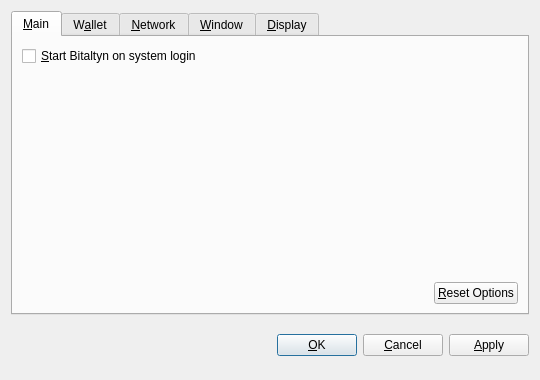
<?xml version="1.0" encoding="UTF-8"?>
<ui version="4.0">
 <class>OptionsDialog</class>
 <widget class="QDialog" name="OptionsDialog">
  <property name="geometry">
   <rect>
    <x>0</x>
    <y>0</y>
    <width>540</width>
    <height>380</height>
   </rect>
  </property>
  <property name="windowTitle">
   <string>Options</string>
  </property>
  <property name="modal">
   <bool>true</bool>
  </property>
  <layout class="QVBoxLayout" name="verticalLayout">
   <item>
    <widget class="QTabWidget" name="tabWidget">
     <property name="tabPosition">
      <enum>QTabWidget::North</enum>
     </property>
     <property name="currentIndex">
      <number>0</number>
     </property>
     <widget class="QWidget" name="tabMain">
      <attribute name="title">
       <string>&amp;Main</string>
      </attribute>
      <layout class="QVBoxLayout" name="verticalLayout_Main">
       <item>
        <widget class="QCheckBox" name="bitcoinAtStartup">
         <property name="toolTip">
          <string>Automatically start Bitaltyn after logging in to the system.</string>
         </property>
         <property name="text">
          <string>&amp;Start Bitaltyn on system login</string>
         </property>
        </widget>
       </item>
       <item>
        <spacer name="verticalSpacer_Main">
         <property name="orientation">
          <enum>Qt::Vertical</enum>
         </property>
         <property name="sizeHint" stdset="0">
          <size>
           <width>20</width>
           <height>40</height>
          </size>
         </property>
        </spacer>
       </item>
       <item>
        <layout class="QHBoxLayout" name="horizontalLayout_2_Main">
         <item>
          <spacer name="horizontalSpacer_2_Main">
           <property name="orientation">
            <enum>Qt::Horizontal</enum>
           </property>
           <property name="sizeHint" stdset="0">
            <size>
             <width>40</width>
             <height>20</height>
            </size>
           </property>
          </spacer>
         </item>
         <item>
          <widget class="QPushButton" name="resetButton">
           <property name="toolTip">
            <string>Reset all client options to default.</string>
           </property>
           <property name="text">
            <string>&amp;Reset Options</string>
           </property>
           <property name="autoDefault">
            <bool>false</bool>
           </property>
          </widget>
         </item>
        </layout>
       </item>
      </layout>
     </widget>
     <widget class="QWidget" name="tabWallet">
      <attribute name="title">
       <string>W&amp;allet</string>
      </attribute>
      <layout class="QVBoxLayout" name="verticalLayout_Network">
       <item>
        <widget class="QLabel" name="transactionFeeInfoLabel">
         <property name="text">
          <string>Optional transaction fee per kB that helps make sure your transactions are processed quickly. Most transactions are 1 kB.</string>
         </property>
         <property name="textFormat">
          <enum>Qt::PlainText</enum>
         </property>
         <property name="wordWrap">
          <bool>true</bool>
         </property>
        </widget>
       </item>
       <item>
        <layout class="QHBoxLayout" name="horizontalLayout_1_Main">
         <item>
          <widget class="QLabel" name="transactionFeeLabel">
           <property name="text">
            <string>Pay transaction &amp;fee</string>
           </property>
           <property name="textFormat">
            <enum>Qt::PlainText</enum>
           </property>
           <property name="buddy">
            <cstring>transactionFee</cstring>
           </property>
          </widget>
         </item>
         <item>
          <widget class="BitcoinAmountField" name="transactionFee"/>
         </item>
         <item>
          <spacer name="horizontalSpacer_1_Main">
           <property name="orientation">
            <enum>Qt::Horizontal</enum>
           </property>
           <property name="sizeHint" stdset="0">
            <size>
             <width>40</width>
             <height>20</height>
            </size>
           </property>
          </spacer>
         </item>
        </layout>
       </item>
       <item>
        <widget class="QLabel" name="label">
         <property name="text">
          <string>If you disable the spending of unconfirmed change, the change from a transaction cannot be used until that transaction has at least one confirmation. This also affects how your balance is computed.</string>
         </property>
         <property name="wordWrap">
          <bool>true</bool>
         </property>
        </widget>
       </item>
       <item>
        <widget class="QCheckBox" name="spendZeroConfChange">
         <property name="text">
          <string>Spend unconfirmed change  (experts only)</string>
         </property>
        </widget>
       </item>
       <item>
        <spacer name="verticalSpacer">
         <property name="orientation">
          <enum>Qt::Vertical</enum>
         </property>
         <property name="sizeHint" stdset="0">
          <size>
           <width>20</width>
           <height>40</height>
          </size>
         </property>
        </spacer>
       </item>
      </layout>
     </widget>
     <widget class="QWidget" name="tabNetwork">
      <attribute name="title">
       <string>&amp;Network</string>
      </attribute>
      <layout class="QVBoxLayout" name="verticalLayout_Network">
       <item>
        <widget class="QCheckBox" name="mapPortUpnp">
         <property name="toolTip">
          <string>Automatically open the Bitaltyn client port on the router. This only works when your router supports UPnP and it is enabled.</string>
         </property>
         <property name="text">
          <string>Map port using &amp;UPnP</string>
         </property>
        </widget>
       </item>
       <item>
        <widget class="QCheckBox" name="connectSocks">
         <property name="toolTip">
          <string>Connect to the Bitaltyn network through a SOCKS proxy (e.g. when connecting through Tor).</string>
         </property>
         <property name="text">
          <string>&amp;Connect through SOCKS proxy:</string>
         </property>
        </widget>
       </item>
       <item>
        <layout class="QHBoxLayout" name="horizontalLayout_Network">
         <item>
          <widget class="QLabel" name="proxyIpLabel">
           <property name="text">
            <string>Proxy &amp;IP:</string>
           </property>
           <property name="textFormat">
            <enum>Qt::PlainText</enum>
           </property>
           <property name="buddy">
            <cstring>proxyIp</cstring>
           </property>
          </widget>
         </item>
         <item>
          <widget class="QValidatedLineEdit" name="proxyIp">
           <property name="maximumSize">
            <size>
             <width>140</width>
             <height>16777215</height>
            </size>
           </property>
           <property name="toolTip">
            <string>IP address of the proxy (e.g. 127.0.0.1)</string>
           </property>
          </widget>
         </item>
         <item>
          <widget class="QLabel" name="proxyPortLabel">
           <property name="text">
            <string>&amp;Port:</string>
           </property>
           <property name="textFormat">
            <enum>Qt::PlainText</enum>
           </property>
           <property name="buddy">
            <cstring>proxyPort</cstring>
           </property>
          </widget>
         </item>
         <item>
          <widget class="QLineEdit" name="proxyPort">
           <property name="maximumSize">
            <size>
             <width>55</width>
             <height>16777215</height>
            </size>
           </property>
           <property name="toolTip">
            <string>Port of the proxy (e.g. 9050)</string>
           </property>
          </widget>
         </item>
         <item>
          <widget class="QLabel" name="socksVersionLabel">
           <property name="text">
            <string>SOCKS &amp;Version:</string>
           </property>
           <property name="textFormat">
            <enum>Qt::PlainText</enum>
           </property>
           <property name="buddy">
            <cstring>socksVersion</cstring>
           </property>
          </widget>
         </item>
         <item>
          <widget class="QValueComboBox" name="socksVersion">
           <property name="toolTip">
            <string>SOCKS version of the proxy (e.g. 5)</string>
           </property>
          </widget>
         </item>
         <item>
          <spacer name="horizontalSpacer_Network">
           <property name="orientation">
            <enum>Qt::Horizontal</enum>
           </property>
           <property name="sizeHint" stdset="0">
            <size>
             <width>40</width>
             <height>20</height>
            </size>
           </property>
          </spacer>
         </item>
        </layout>
       </item>
       <item>
        <spacer name="verticalSpacer_Network">
         <property name="orientation">
          <enum>Qt::Vertical</enum>
         </property>
         <property name="sizeHint" stdset="0">
          <size>
           <width>20</width>
           <height>40</height>
          </size>
         </property>
        </spacer>
       </item>
      </layout>
     </widget>
     <widget class="QWidget" name="tabWindow">
      <attribute name="title">
       <string>&amp;Window</string>
      </attribute>
      <layout class="QVBoxLayout" name="verticalLayout_Window">
       <item>
        <widget class="QCheckBox" name="minimizeToTray">
         <property name="toolTip">
          <string>Show only a tray icon after minimizing the window.</string>
         </property>
         <property name="text">
          <string>&amp;Minimize to the tray instead of the taskbar</string>
         </property>
        </widget>
       </item>
       <item>
        <widget class="QCheckBox" name="minimizeOnClose">
         <property name="toolTip">
          <string>Minimize instead of exit the application when the window is closed. When this option is enabled, the application will be closed only after selecting Quit in the menu.</string>
         </property>
         <property name="text">
          <string>M&amp;inimize on close</string>
         </property>
        </widget>
       </item>
       <item>
        <spacer name="verticalSpacer_Window">
         <property name="orientation">
          <enum>Qt::Vertical</enum>
         </property>
         <property name="sizeHint" stdset="0">
          <size>
           <width>20</width>
           <height>40</height>
          </size>
         </property>
        </spacer>
       </item>
      </layout>
     </widget>
     <widget class="QWidget" name="tabDisplay">
      <attribute name="title">
       <string>&amp;Display</string>
      </attribute>
      <layout class="QVBoxLayout" name="verticalLayout_Display">
       <item>
        <layout class="QHBoxLayout" name="horizontalLayout_1_Display">
         <item>
          <widget class="QLabel" name="langLabel">
           <property name="text">
            <string>User Interface &amp;language:</string>
           </property>
           <property name="textFormat">
            <enum>Qt::PlainText</enum>
           </property>
           <property name="buddy">
            <cstring>lang</cstring>
           </property>
          </widget>
         </item>
         <item>
          <widget class="QValueComboBox" name="lang">
           <property name="toolTip">
            <string>The user interface language can be set here. This setting will take effect after restarting Bitaltyn.</string>
           </property>
          </widget>
         </item>
        </layout>
       </item>
       <item>
        <layout class="QHBoxLayout" name="horizontalLayout_2_Display">
         <item>
          <widget class="QLabel" name="unitLabel">
           <property name="text">
            <string>&amp;Unit to show amounts in:</string>
           </property>
           <property name="textFormat">
            <enum>Qt::PlainText</enum>
           </property>
           <property name="buddy">
            <cstring>unit</cstring>
           </property>
          </widget>
         </item>
         <item>
          <widget class="QValueComboBox" name="unit">
           <property name="toolTip">
            <string>Choose the default subdivision unit to show in the interface and when sending coins.</string>
           </property>
          </widget>
         </item>
        </layout>
       </item>
       <item>
        <widget class="QCheckBox" name="displayAddresses">
         <property name="toolTip">
          <string>Whether to show Bitaltyn addresses in the transaction list or not.</string>
         </property>
         <property name="text">
          <string>&amp;Display addresses in transaction list</string>
         </property>
        </widget>
       </item>
       <item>
        <widget class="QCheckBox" name="coinControlFeatures">
         <property name="toolTip">
          <string>Whether to show coin control features or not.</string>
         </property>
         <property name="text">
          <string>Display coin &amp;control features (experts only!)</string>
         </property>
        </widget>
       </item>
       <item>
        <spacer name="verticalSpacer_Display">
         <property name="orientation">
          <enum>Qt::Vertical</enum>
         </property>
         <property name="sizeHint" stdset="0">
          <size>
           <width>20</width>
           <height>40</height>
          </size>
         </property>
        </spacer>
       </item>
      </layout>
     </widget>
    </widget>
   </item>
   <item>
    <layout class="QHBoxLayout" name="horizontalLayout_Buttons">
     <item>
      <spacer name="horizontalSpacer_1">
       <property name="orientation">
        <enum>Qt::Horizontal</enum>
       </property>
       <property name="sizeHint" stdset="0">
        <size>
         <width>40</width>
         <height>48</height>
        </size>
       </property>
      </spacer>
     </item>
     <item>
      <widget class="QLabel" name="statusLabel">
       <property name="font">
        <font>
         <weight>75</weight>
         <bold>true</bold>
        </font>
       </property>
       <property name="text">
        <string/>
       </property>
       <property name="textFormat">
        <enum>Qt::PlainText</enum>
       </property>
       <property name="wordWrap">
        <bool>true</bool>
       </property>
      </widget>
     </item>
     <item>
      <spacer name="horizontalSpacer_2">
       <property name="orientation">
        <enum>Qt::Horizontal</enum>
       </property>
       <property name="sizeHint" stdset="0">
        <size>
         <width>40</width>
         <height>48</height>
        </size>
       </property>
      </spacer>
     </item>
     <item>
      <widget class="QPushButton" name="okButton">
       <property name="text">
        <string>&amp;OK</string>
       </property>
      </widget>
     </item>
     <item>
      <widget class="QPushButton" name="cancelButton">
       <property name="text">
        <string>&amp;Cancel</string>
       </property>
       <property name="autoDefault">
        <bool>false</bool>
       </property>
      </widget>
     </item>
     <item>
      <widget class="QPushButton" name="applyButton">
       <property name="text">
        <string>&amp;Apply</string>
       </property>
       <property name="autoDefault">
        <bool>false</bool>
       </property>
      </widget>
     </item>
    </layout>
   </item>
  </layout>
 </widget>
 <customwidgets>
  <customwidget>
   <class>BitcoinAmountField</class>
   <extends>QSpinBox</extends>
   <header>bitcoinamountfield.h</header>
  </customwidget>
  <customwidget>
   <class>QValueComboBox</class>
   <extends>QComboBox</extends>
   <header>qvaluecombobox.h</header>
  </customwidget>
  <customwidget>
   <class>QValidatedLineEdit</class>
   <extends>QLineEdit</extends>
   <header>qvalidatedlineedit.h</header>
  </customwidget>
 </customwidgets>
 <resources/>
 <connections/>
</ui>
